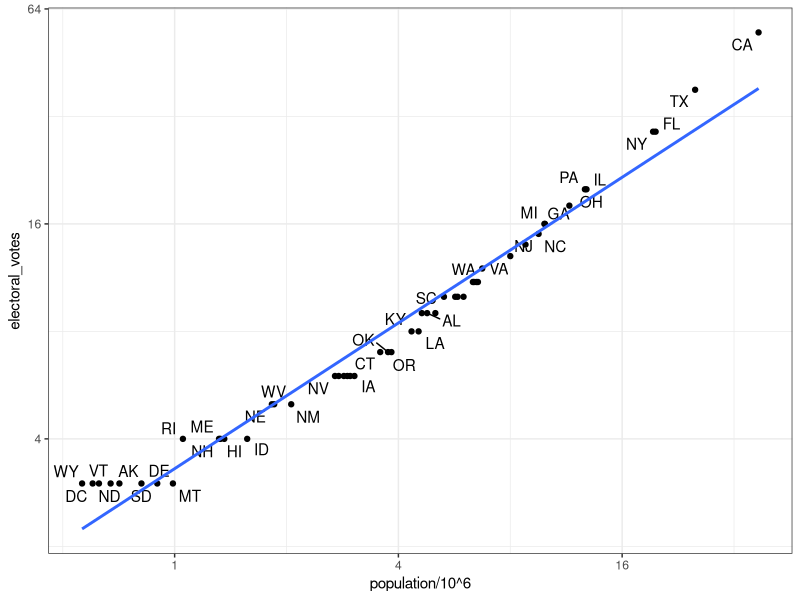

Generate this figure with R:
#import US murders data
library(tidyverse)
install.packages("ggrepel")
library(ggrepel)
library(dslabs)
ds_theme_set()
data(murders)
head(murders)

#import US election results data
data(polls_us_election_2016)
head(results_us_election_2016)
identical(results_us_election_2016$state, murders$state)

#join the murders table and US election results table
tab <- left_join(murders, results_us_election_2016, by='state')
head(tab)

#plot votes v pop
tab %>% ggplot (aes(population/10^6, electoral_votes, label=abb))+
  geom_point() +
  geom_text_repel() +
  scale_x_continuous(trans='log2') +
  scale_y_continuous(trans='log2') +
  geom_smooth(method='lm', se=FALSE)

#make 2 smaller tables to demonstrate joins
tab1 <- slice(murders,1:6) %>% select(state, population)
tab1
tab2 <- slice(results_us_election_2016, c(1:3, 5, 7:8)) %>% select(state, electoral_votes)
tab2

#experiment with different joins
left_join(tab1, tab2)
#left_join: Join matching values from y to x.
tab1 %>% left_join(tab2)
#right_join: Join matching values from x to y.
tab1 %>% right_join(tab2)
#inner_join: Jain data, retain only rows with matches.
inner_join(tab1, tab2)
#semi_join: Return rows of x that have a match in y.
#           Useful to see what will be joined.
semi_join(tab1, tab2)
#anti_join: Return rows of x that do NOT have a match in y.
#           Useful to see what will not be joined.
anti_join(tab1, tab2)
#full join: Join data, return all values, all rows
full_join(tab1,tab2)
